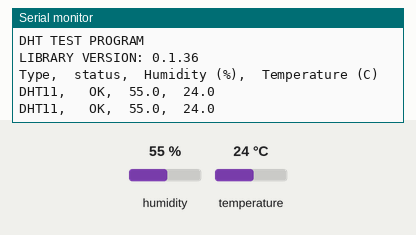
Bench run of a sketch on a simulated Arduino Uno, built with avr-gcc and run on an emulated ATmega328P. On the bench: the last lines printed to the serial monitor. The inputs (shaded band) are chosen by the test bench; at power-on: humidity 55 %, temperature 24 °C.

Above: at 5.8 s.
5.9 s: humidity set to 22 %
At 9.3 s:
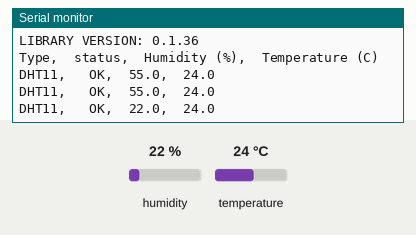
10.2 s: temperature set to 12 °C
At 12.4 s:
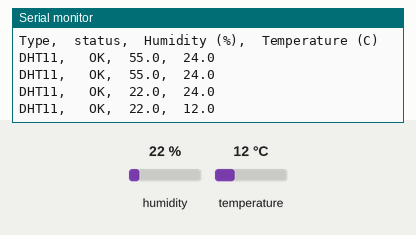
14.5 s: humidity set to 40 %
At 17.6 s:
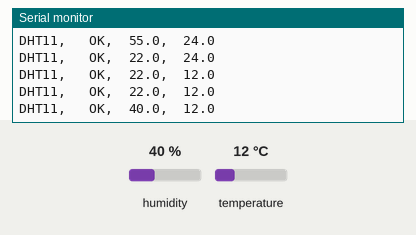
Timing chart, 0 to 19.1 s (numbered marks = the images above; inputs shaded):
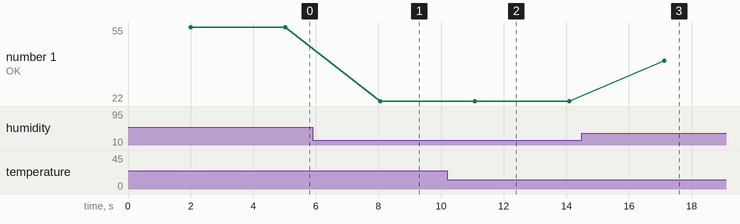

Measured:
- after the input at 5.9 s, the serial monitor: prints a new line after 2.2 s (image 1)
- after the input at 10.2 s, the serial monitor: prints a new line after 0.87 s (image 2)
- after the input at 14.5 s, the serial monitor: prints a new line after 2.6 s (image 3)
- plotted number 1: 55 → 22 after the input at 5.9 s, 22 → 40 after the input at 14.5 s

The sketch:

dht_test1.ino
```cpp
//
//    FILE: dht_test.ino
//  AUTHOR: Rob Tillaart
// VERSION: 0.1.07
// PURPOSE: DHT Temperature & Humidity Sensor library for Arduino
//     URL: http://arduino.cc/playground/Main/DHTLib
//
// Released to the public domain
//
// - : CND(right)
// + : 3.3v
// S : 4 (DIGITAL)


#include <dht.h>

dht DHT;

#define DHT11_PIN 4
#define DHT21_PIN 5
#define DHT22_PIN 6

void setup()
{
  Serial.begin(115200);
  Serial.println("DHT TEST PROGRAM ");
  Serial.print("LIBRARY VERSION: ");
  Serial.println(DHT_LIB_VERSION);
  Serial.println();
  Serial.println("Type,\tstatus,\tHumidity (%),\tTemperature (C)");
}

void loop()
{
  // READ DATA
//  Serial.print("DHT22, \t");
//  int chk = DHT.read22(DHT22_PIN);
//  switch (chk)
//  {
//    case DHTLIB_OK:
//		Serial.print("OK,\t");
//		break;
//    case DHTLIB_ERROR_CHECKSUM:
//		Serial.print("Checksum error,\t");
//		break;
//    case DHTLIB_ERROR_TIMEOUT:
//		Serial.print("Time out error,\t");
//		break;
//    default:
//		Serial.print("Unknown error,\t");
//		break;
//  }
  // DISPLAY DATA
//  Serial.print(DHT.humidity, 1);
//  Serial.print(",\t");
//  Serial.println(DHT.temperature, 1);

  delay(1000);


    // READ DATA
//  Serial.print("DHT21, \t");
//  chk = DHT.read21(DHT21_PIN);
//  switch (chk)
//  {
//    case DHTLIB_OK:
//		Serial.print("OK,\t");
//		break;
//    case DHTLIB_ERROR_CHECKSUM:
//		Serial.print("Checksum error,\t");
//		break;
//    case DHTLIB_ERROR_TIMEOUT:
//		Serial.print("Time out error,\t");
//		break;
//    default:
//		Serial.print("Unknown error,\t");
//		break;
//  }
  // DISPLAY DATA
//  Serial.print(DHT.humidity, 1);
//  Serial.print(",\t");
//  Serial.println(DHT.temperature, 1);

  delay(1000);

  // READ DATA
  Serial.print("DHT11, \t");
  int chk = DHT.read11(DHT11_PIN);
  switch (chk)
  {
    case DHTLIB_OK:
		Serial.print("OK,\t");
		break;
    case DHTLIB_ERROR_CHECKSUM:
		Serial.print("Checksum error,\t");
		break;
    case DHTLIB_ERROR_TIMEOUT:
		Serial.print("Time out error,\t");
		break;
    default:
		Serial.print("Unknown error,\t");
		break;
  }

 // DISPLAY DATA
  Serial.print(DHT.humidity,1);
  Serial.print(",\t");
  Serial.println(DHT.temperature,1);

  delay(1000);
}
//
// END OF FILE
//
```
